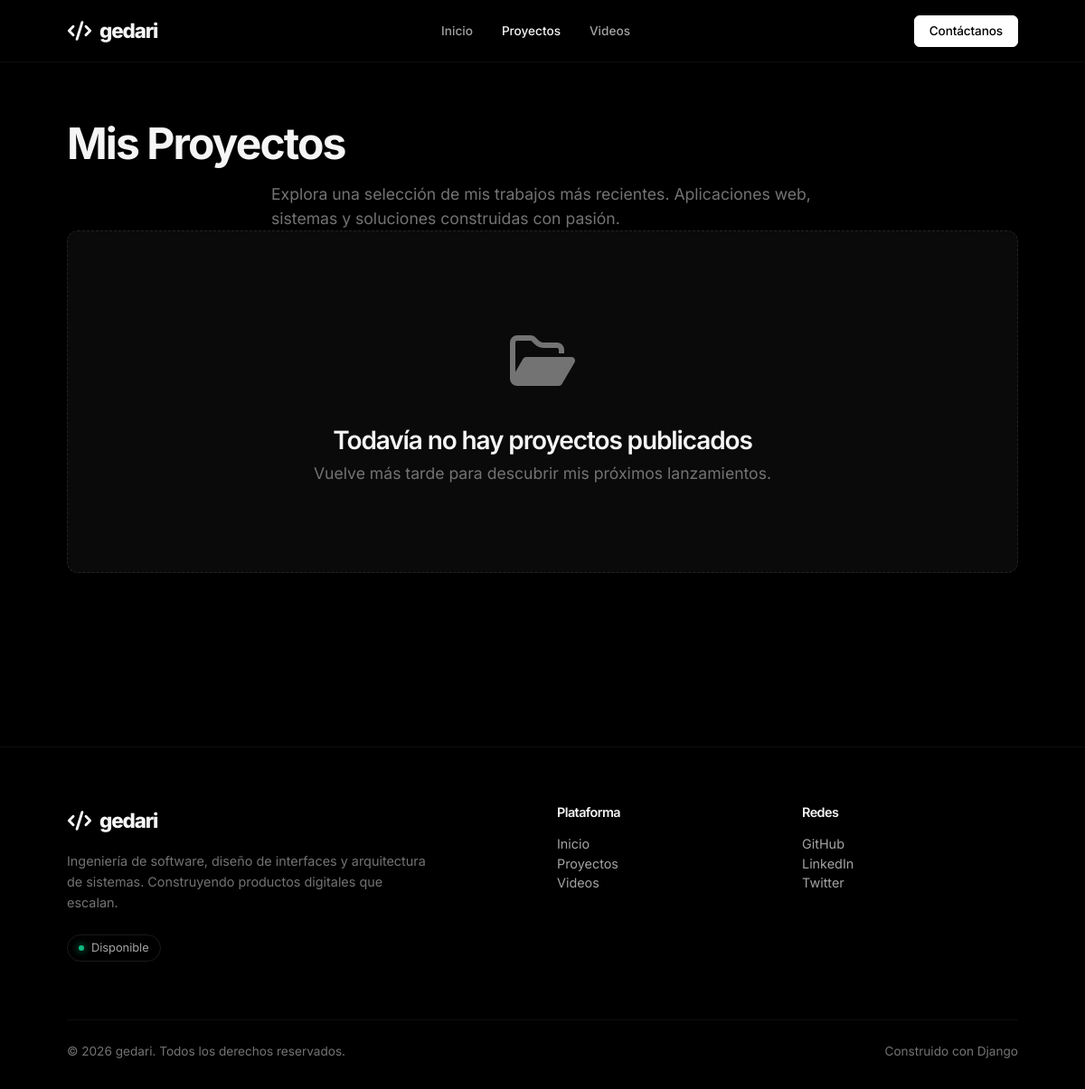
/proyectos/, run on an earlier commit of the app's database.
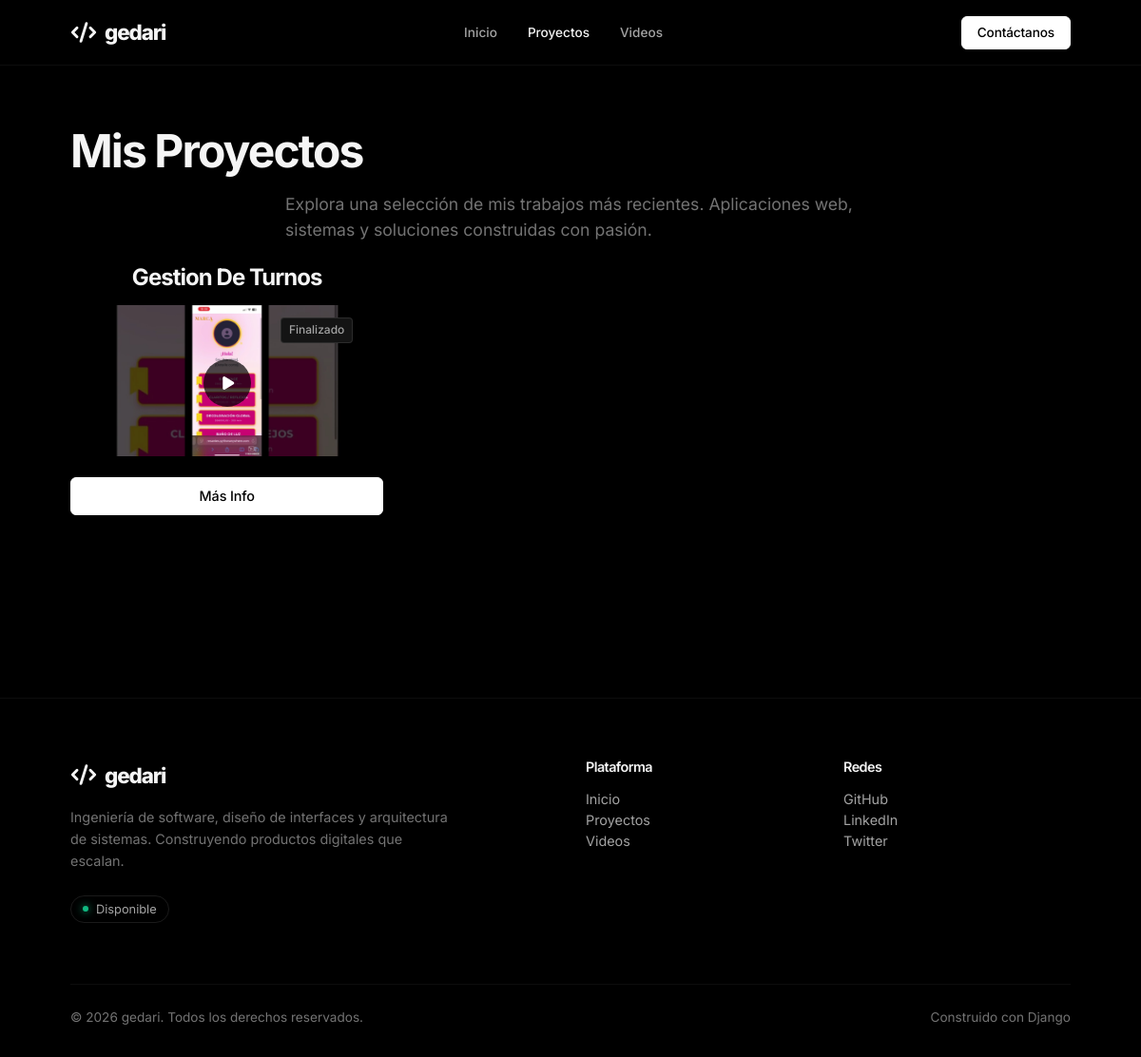
And on a later commit of the database.
### projects/models.py (models this page shows, shortened)
class Project(models.Model):
    ESTADO_CHOICES = (
        ('en_desarrollo', 'En Desarrollo'),
        ('produccion', 'Producción'),
        ('finalizado', 'Finalizado'),
        ('pausado', 'Pausado'),
    )
    PUBLICACION_CHOICES = (
        ('borrador', 'Borrador'),
        ('publicado', 'Publicado'),
    )
    titulo = models.CharField(_("Título"), max_length=200)
    slug = models.SlugField(_("Slug"), max_length=200, unique=True)
    descripcion_corta = models.TextField(_("Descripción Corta"), max_length=500)
    descripcion_larga = models.TextField(_("Descripción Larga"), blank=True)
    youtube_url = models.TextField(_("Enlace o Iframe de YouTube"), help_text="Requerido. Pega el enlace completo o el código <iframe> de YouTube. El sistema extraerá el video automáticamente.")
    youtube_id = models.CharField(_("ID de YouTube"), max_length=20, blank=True)
    miniatura_youtube = models.ImageField(_("Miniatura Automática de YouTube"), upload_to="projects/youtube_thumbs/", blank=True, null=True)
    imagen_portada = models.ImageField(_("Imagen Principal / Portada"), upload_to="projects/", blank=True, null=True)
    estado = models.CharField(_("Estado"), max_length=50, choices=ESTADO_CHOICES, default='finalizado')
    estado_publicacion = models.CharField(_("Estado de Publicación"), max_length=50, choices=PUBLICACION_CHOICES, default='publicado')
    destacado = models.BooleanField(_("Destacado"), default=False, help_text="Marcar para mostrar en la página principal.")
    url_demo = models.URLField(_("URL Demo"), blank=True)
    url_github = models.URLField(_("URL GitHub"), blank=True)
    url_cliente = models.URLField(_("URL Cliente"), blank=True)
    categorias = models.ManyToManyField(Category, verbose_name=_("Categorías"), related_name="proyectos", blank=True)
    tecnologias = models.ManyToManyField(Technology, verbose_name=_("Tecnologías"), related_name="proyectos", blank=True)
    orden = models.PositiveIntegerField(_("Orden"), default=0, help_text="Determina el orden visual en la página principal (ej. 1, 2, 3...)")
    fecha_creacion = models.DateField(_("Fecha de Creación"), blank=True, null=True)
    fecha_actualizacion = models.DateTimeField(auto_now=True)
    meta_title = models.CharField(_("Meta Title"), max_length=60, blank=True)
    meta_description = models.CharField(_("Meta Description"), max_length=160, blank=True)
    class Meta:
        verbose_name = _("Proyecto")
        verbose_name_plural = _("Proyectos")
        ordering = ['orden', '-fecha_creacion']
    @property
    def iframe(self):
        if self.embed_url:
            return format_html(
                '<iframe id="yt-player-{}" width="100%" height="100%" src="{}" frameborder="0" allow="accelerometer; autoplay; clipboard-write; encrypted-media; gyroscope; picture-in-picture; fullscreen" referrerpolicy="strict-origin-when-cross-origin" allowfullscreen webkitallowfullscreen mozallowfullscreen style="position: absolute; top: 0; left: 0;"></iframe>',
                self.id,
                self.embed_url
            )
        return ""

### projects/views.py (the view)
# urls.py: path('', ProjectListView.as_view(), name='list'),
class ProjectListView(ListView):
    model = Project
    template_name = 'projects/list.html'
    context_object_name = 'proyectos'
    def get_queryset(self):
        return Project.objects.filter(estado_publicacion='publicado').prefetch_related('tecnologias').order_by('orden', '-fecha_creacion')

### templates/projects/list.html (shortened to what this page needs)
{% extends 'base.html' %}
{% load static %}
{% block content %}
<section class="section container" style="padding-top: var(--space-16);">
    <div class="text-center mb-12">
        <h1 style="font-size: 3rem; font-weight: 700; margin-bottom: 1rem;">Mis <span class="text-gradient">Proyectos</span></h1>
        <p class="text-muted" style="max-width: 600px; margin: 0 auto; font-size: 1.1rem;">
            Explora una selección de mis trabajos más recientes. Aplicaciones web, sistemas y soluciones construidas con pasión.
        </p>
    </div>
    {% if proyectos %}
    <div class="grid grid-cols-1 md:grid-cols-2 lg:grid-cols-3 gap-8" style="margin-bottom: var(--space-16);">
        {% for proyecto in proyectos %}
        <div class="glass-card" style="display: flex; flex-direction: column;">
            <div style="padding: 1.5rem 1.5rem 0.5rem 1.5rem; text-align: center;">
                <h3 style="font-size: 1.5rem; font-weight: 700; margin: 0; color: var(--text-primary);">{{ proyecto.titulo }}</h3>
            </div>
            <a href="{% url 'projects:detail' proyecto.slug %}" style="display: block; text-decoration: none; color: inherit;">
                <div class="glass-img-wrapper" style="margin: 0.5rem 1.5rem; border-radius: var(--radius-md); overflow: hidden; position: relative; box-shadow: 0 4px 10px rgba(0,0,0,0.3); transition: transform 0.3s;" onmouseover="this.style.transform='scale(1.02)'" onmouseout="this.style.transform='scale(1)'">
                    {% if proyecto.miniatura_youtube %}
                    <img src="{{ proyecto.miniatura_youtube.url }}" alt="{{ proyecto.titulo }}" style="width: 100%; aspect-ratio: 16/9; object-fit: cover;">
                    <div style="position: absolute; top: 50%; left: 50%; transform: translate(-50%, -50%); width: 50px; height: 50px; background: rgba(0,0,0,0.7); border-radius: 50%; display: flex; align-items: center; justify-content: center; color: #fff;">
                        <i class="fa-solid fa-play" style="margin-left: 3px;"></i>
                    </div>
                    {% elif proyecto.imagen_portada %}
                    <img src="{{ proyecto.imagen_portada.url }}" alt="{{ proyecto.titulo }}" style="width: 100%; aspect-ratio: 16/9; object-fit: cover;">
                    {% else %}
                    <div style="width: 100%; aspect-ratio: 16/9; background-color: var(--bg-tertiary); display: flex; align-items: center; justify-content: center;">
                        <i class="fa-solid fa-code" style="font-size: 3rem; color: var(--text-muted);"></i>
                    </div>
                    {% endif %}
                    <div style="position: absolute; top: 0.5rem; right: 0.5rem; z-index: 10; pointer-events: none;">
                        <span class="badge badge-{{ proyecto.estado|slugify }}">
                        </span>
                    </div>
                </div>
            </a>
            <div class="glass-content" style="padding-top: 0.5rem; display: flex; flex-direction: column; flex-grow: 1;">
                <div class="flex gap-3 mt-auto">
                    <a href="{% url 'projects:detail' proyecto.slug %}" class="btn btn-primary" style="flex: 1; text-align: center; justify-content: center; padding: 0.8rem;">
                        Más Info
                    </a>
                </div>
            </div>
        </div>
        {% endfor %}
    </div>
    {% else %}
    <div style="text-align: center; padding: 6rem 2rem; background: var(--bg-secondary); border: 1px dashed var(--border-color); border-radius: var(--radius-xl); margin-bottom: var(--space-16);">
        <div style="font-size: 4rem; color: var(--text-muted); margin-bottom: 1.5rem;">
            <i class="fa-regular fa-folder-open"></i>
        </div>
        <h3 style="font-size: 1.75rem; font-weight: 600; margin-bottom: 0.5rem;">Todavía no hay proyectos publicados</h3>
        <p style="color: var(--text-muted); font-size: 1.1rem;">Vuelve más tarde para descubrir mis próximos lanzamientos.</p>
    </div>
    {% endif %}
</section>
{% endblock %}

What changed in the data, as far as the page shows it:
added Project: titulo "Gestion De Turnos", miniatura_youtube (picture)
Also different on the page:
text no longer shown: "Todavía no hay proyectos publicados Vuelve más tarde para descubrir mis próximos lanzamientos."
